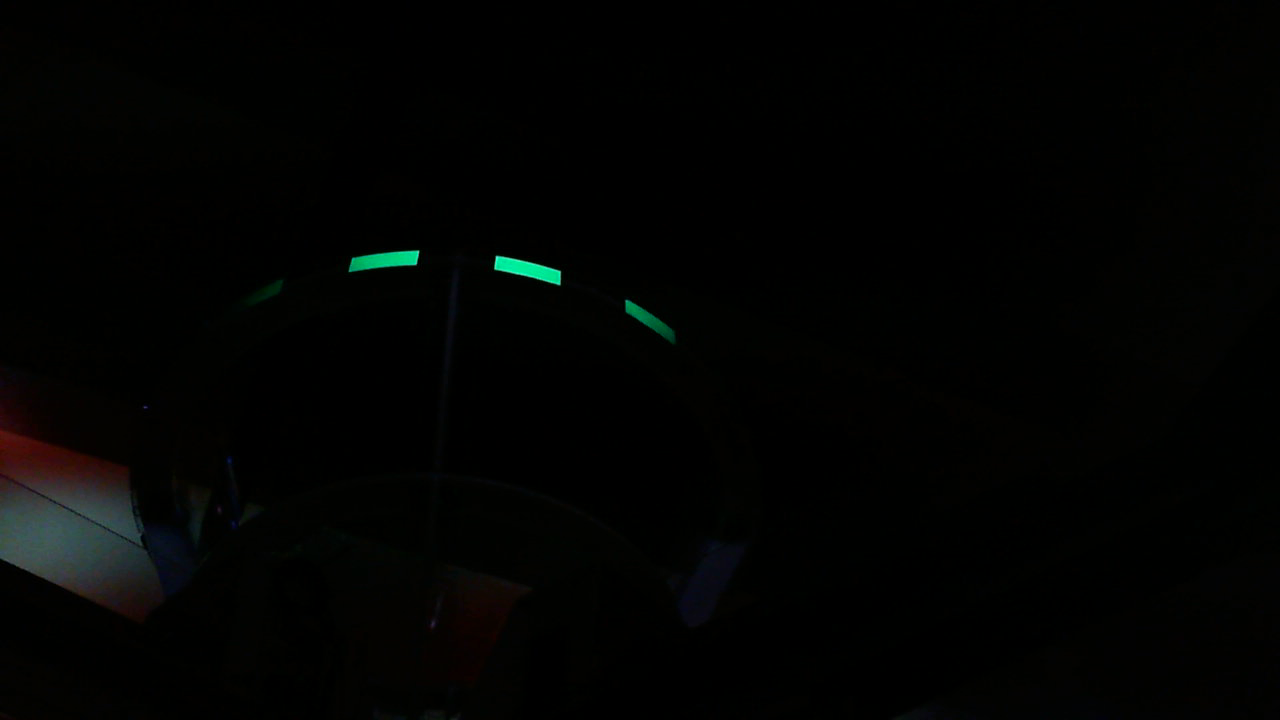
#> input picture src/scripts/pose_estimation/TarmacCenter3ft10in.png, 1280 x 720 px
$ python ellipse_regres.py
#> lines starting #> are read from the running program, lines starting #| are printed output that depends on the picture; after the words box and inside, x2 and y2 are one past the last pixel; in counts of white or black regions, pixels touching at a corner belong together
import cv2
import numpy as np

set1 = [[615, 309],
 [626, 292],
 [681, 329],
 [670, 346]]

set2 = [[259, 293],
 [276, 281],
 [281, 287],
 [264, 299]]

set3 = [[491, 271],
 [496, 251],
 [565, 267],
 [560, 287]]

set4 = [[343, 252],
 [418, 243],
 [421, 267],
 [345, 276]]

pts = [set1, set2, set3, set4]

img = np.zeros((cv2.imread("TarmacCenter3ft10in.png").shape[0],cv2.imread("TarmacCenter3ft10in.png").shape[1],3), dtype=np.uint8)
#> img: shape (720, 1280, 3); every value is 0

for pt_set in pts:
    for i in range(4):
        img = cv2.circle(img, pt_set[i], 3, (255, 255, 255), 3)
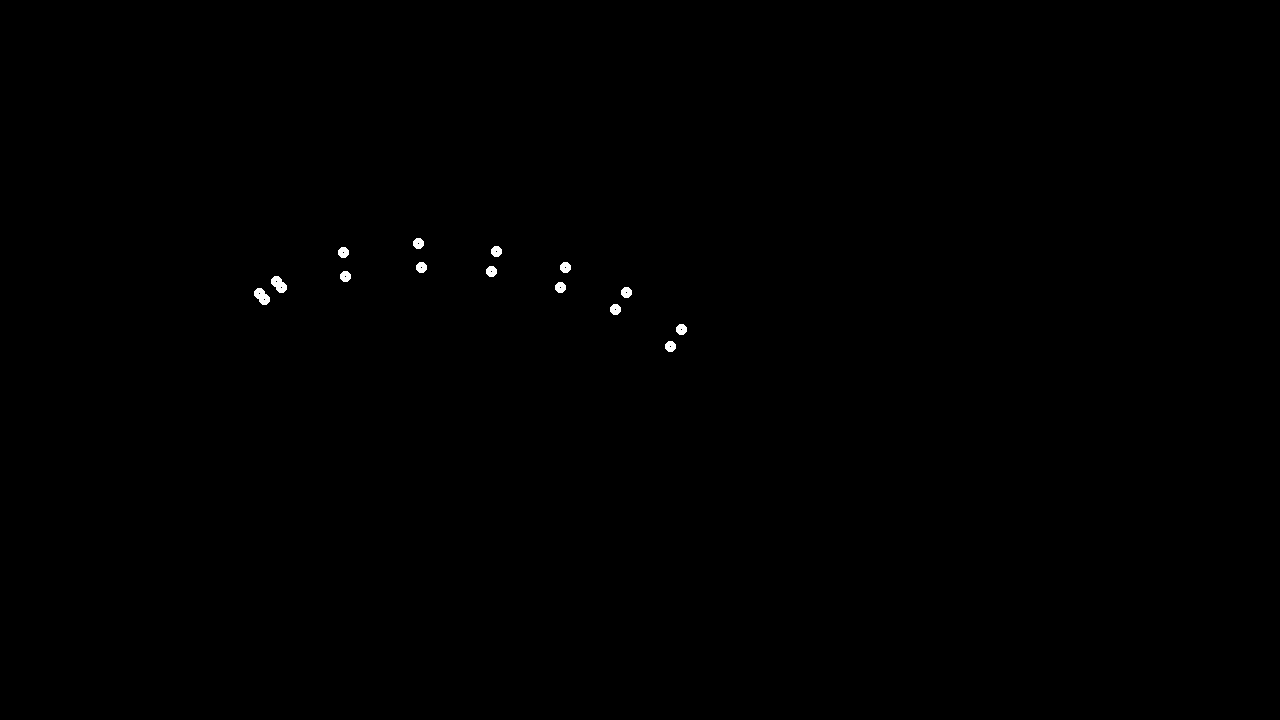
#> img: shape (720, 1280, 3); 0.16% white; 14 white regions, largest, box (x1, y1, x2, y2) and area: (271, 276, 287, 293) 174, (254, 288, 270, 305) 174, (413, 238, 424, 249) 96


cv2.imshow("win", img)
cv2.waitKey(0)
